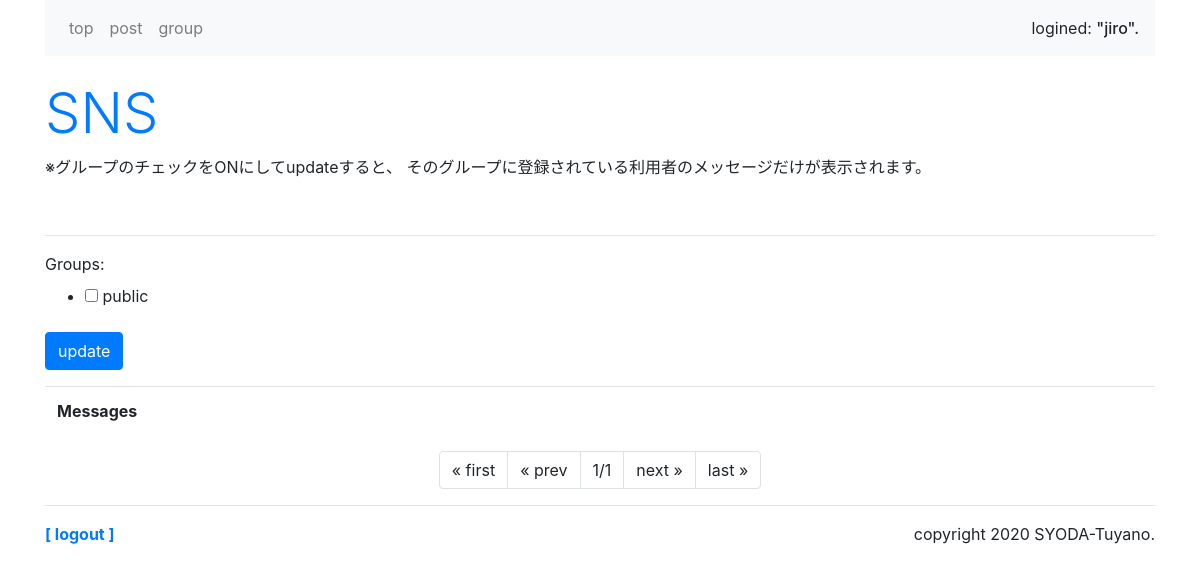
The page /sns/ (signed in) on the database as committed earlier.
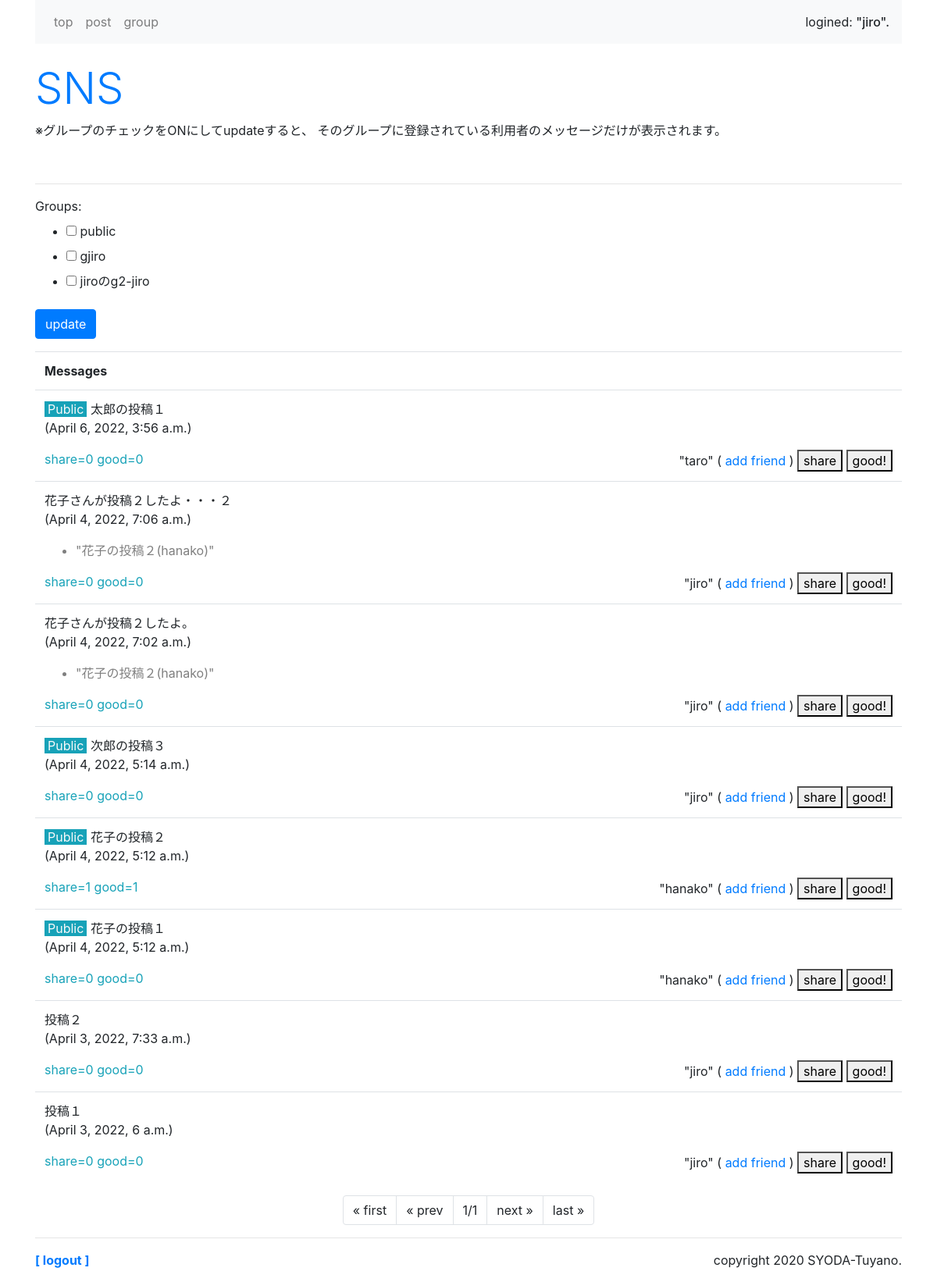
The same page on the database as committed later.
### sns/models.py (models this page shows)
class Message(models.Model):
    owner = models.ForeignKey(User, on_delete=models.CASCADE, \
        related_name='message_owner')
    group = models.ForeignKey('Group', on_delete=models.CASCADE)
    content = models.TextField(max_length=1000)
    share_id = models.IntegerField(default=-1)
    good_count = models.IntegerField(default=0)
    share_count = models.IntegerField(default=0)
    pub_date = models.DateTimeField(auto_now_add=True)
    def __str__(self):
        return str(self.content) + '(' + str(self.owner) + ')'
    def get_share(self):
        return Message.objects.get(id=self.share_id)
    class Meta:
        ordering = ('-pub_date',)

### sns/views.py (the view)
# urls.py: path('', views.index, name='index'),
@login_required(login_url='/admin/login')
def index(request, page=1):
    print('＊＊＊＊＊通過(index0)')  # デバグ用
    (public_user, public_group) = get_public()
    print('＊＊＊＊＊その時 request.method=',request.method)  # デバグ用
    if request.method == 'POST':
        print('＊＊＊＊＊通過(index1)')  # デバグ用
        checkform = GroupCheckForm(request.user, request.POST)
        glist = []
        for item in request.POST.getlist('groups'):
            glist.append(item)
        print('＊＊＊＊＊通過(index11)')  # デバグ用
        print('＊＊＊＊＊その時 glist=',glist)  # デバグ用
        messages = get_your_group_message(request.user, glist, page)
    else:
        print('＊＊＊＊＊通過(index20)')  # デバグ用
        print('＊＊＊＊＊その時 request.user=',request.user)  # デバグ用
        checkform = GroupCheckForm(request.user)
        gps = Group.objects.filter(owner=request.user)
        glist = [public_group.title]
        for item in gps:
            glist.append(item.title)
            print('＊＊＊＊＊通過(index21)')  # デバグ用
            print('＊＊＊＊＊その時 glist=',glist)  # デバグ用
        messages = get_your_group_message(request.user, glist, page)
    params = {
        'login_user':request.user,
        'contents':messages,
        'check_form':checkform,
    }
    print('＊＊＊＊＊通過(index9)')  # デバグ用
    return render(request, 'sns/index.html', params)

### sns/forms.py
class GroupCheckForm(forms.Form):
    def __init__(self, user, *args, **kwargs):
        super(GroupCheckForm, self).__init__(*args, **kwargs)
        print('＊＊＊＊＊通過(GroupCheckForm1)')  # デバグ用
        print('＊＊＊＊＊その時 user=',user)  # デバグ用
        public = User.objects.filter(username='public').first()
        self.fields['groups'] = forms.MultipleChoiceField(
            choices=[(item.title, item.title) for item in \
                Group.objects.filter(owner__in=[user, public])
            ],
            widget=forms.CheckboxSelectMultiple(),
        )

### sns/views.py (called while the page is built)
def get_your_group_message(owner, glist, page):
    page_num = 10 #ページあたりの表示数
    (public_user, public_group) = get_public()
    groups = Group.objects.filter(Q(owner=owner) \
        |Q(owner=public_user)).filter(title__in=glist)
    me_friends = Friend.objects.filter(group__in=groups)
    me_users = []
    for f in me_friends:
        me_users.append(f.user)
    his_groups = Group.objects.filter(owner__in=me_users)
    his_friends = Friend.objects.filter(user=owner) \
        .filter(group__in=his_groups)
    me_groups = []
    for hf in his_friends:
        me_groups.append(hf.group)
    messages = Message.objects.filter(Q(group__in=groups) \
        |Q(group__in=me_groups))
    page_item = Paginator(messages, page_num)
    return page_item.get_page(page)

def get_public():
    public_user = User.objects.filter(username='public').first()
    public_group = Group.objects.filter(owner=public_user).first()
    return (public_user, public_group)

### sns/templates/sns/index.html (shortened to what this page needs)
{% extends 'sns/layout.html' %}
{% block header %}
<br>
<h1 class="display-4 text-primary">SNS</h1>
<p>
    ※グループのチェックをONにしてupdateすると、
    そのグループに登録されている利用者のメッセージだけが表示されます。
</p>
{% endblock %}
{% block content %}
<br>
<hr>
<div>
    <form action="{% url 'index' %}" method="post" name="group-form">
        {{check_form}}
        <div>
            <button class="btn btn-primary">update</button>
        </div>
    </form>
</div>
<table class="table mt-3">
    <tr><th>Messages</th></tr>
{% for item in contents %}
    <tr><td>
    <p class="my-0">
        {% if item.group.title == 'public' %}
            <span class="bg-info text-light px-1">Public</span>
        {% endif %}
        {{item.content}}
    </p>
    <p class=""> ({{item.pub_date}})</p>
    {% if item.share_id > 0 %}
        <ul>
            <li class="text-black-50">"{{item.get_share}}"</li>
        </ul>
    {% endif %}
    <sapan class="float-left text-info">
        share={{item.share_count}} good={{item.good_count}}
    </sapan>
    <span class="float-right">
        "{{item.owner}}"
        (<a href="{% url 'add' %}?name={{item.owner}}">
            add friend
        </a>)
        <a href="{% url 'share' item.id %}">
            <button class="py-0">share</button>
        </a>
        <a href="{% url 'good' item.id %}">
            <button class="py-0">good!</button>
        </a>
    </span>
    </td></tr>
{% endfor %}
</table>
<ul class="pagination justify-content-center">
{% if contents.has_previous %}
    <li class="page-item">
        <a class="page-link" href="javascript:sendGroupForm(1);">
            &laquo; first
        </a>
    </li>
    <li class="page-item">
        <a class="page-link" href="javascript:sendGroupForm({{contents.previous_page_number}});">
            &laquo; prev
        </a>
    </li>
{% else %}
    <li class="page-item">
        <a class="page-link">&laquo; first</a>
    </li>
    <li class="page-item">
        <a class="page-link">&laquo; prev</a>
    </li>
{% endif %}
<li class="page-item">
    <a class="page-link">
    {{contents.number}}/{{contents.paginator.num_pages}}
    </a>
</li>
{% if intents.has_next %}
    <li class="page-item">
        <a class="page-link"
        href="javascript:sendGroupForm({{contens.next_page_number }});">
        next &raquo;
        </a>
    </li>
    <li class="page-item">
        <a class="page-link"
        href="javascript:sendGroupForm({{contents.paginator.num_pages}});">
        last &raquo;
        </a>
    </li>
{% else %}
    <li class="page-item">
        <a class="page-link">next &raquo;</a>
    </li>
    <li class="page-item">
        <a class="page-link">last &raquo;</a>
    </li>
{% endif %}
</ul>
{% endblock %}

### sns/templates/sns/layout.html (shortened to what this page needs)
{% load static %}
<!doctype html>
<html lang="ja">
<head>
    <link rel="stylesheet"
    href="https://stackpath.bootstrapcdn.com/bootstrap/4.3.1/css/bootstrap.min.css"
>
</head>
<body class="container">
    <nav class="navbar navbar-expand navbar-light bg-light">
    <ul class="navbar-nav mr-auto">
        <li class="nav-item">
            <a class="nav-link" href="{% url 'index' %}">top</a>
        </li>
        <li class="nav-item">
            <a class="nav-link" href="{% url 'post' %}">post</a>
        </li>
        <li class="nav-item">
            <a class="nav-link" href="{% url 'groups' %}">group</a>
        </li>
    </ul>
    <span>logined: <span class="h6">"{{login_user}}".</span> </span>
    </nav>
    <div>
        {% block header %}
        {% endblock %}
    </div>
    <div class="content">
        {% block content %}
        {% endblock %}
    </div>
    <hr>
    <div class="my-3">
        <span class="font-weight-bold">
            <a href="/admin/logout?next=/sns/">
                [ logout ]
            </a>
        </span>
        <span class="float-right">
            copyright 2020
            SYODA-Tuyano.
        </span>
    </div>
</body>
</html>

Rows that differ between the two databases and show on the page:
added Message: shows "Public", content "太郎の投稿１", pub_date "April 6, 2022, 3:56 a.m.", share_count "0", good_count "0", owner "taro"
added Message: content "花子さんが投稿２したよ・・・２", pub_date "April 4, 2022, 7:06 a.m.", get_share "花子の投稿２(hanako)", share_count "0", good_count "0", owner "jiro"
added Message: content "花子さんが投稿２したよ。", pub_date "April 4, 2022, 7:02 a.m.", get_share "花子の投稿２(hanako)", share_count "0", good_count "0", owner "jiro"
added Message: shows "Public", content "次郎の投稿３", pub_date "April 4, 2022, 5:14 a.m.", share_count "0", good_count "0", owner "jiro"
added Message: shows "Public", content "花子の投稿２", pub_date "April 4, 2022, 5:12 a.m.", share_count "1", good_count "1", owner "hanako"
added Message: shows "Public", content "花子の投稿１", pub_date "April 4, 2022, 5:12 a.m.", share_count "0", good_count "0", owner "hanako"
added Message: content "投稿２", pub_date "April 3, 2022, 7:33 a.m.", share_count "0", good_count "0", owner "jiro"
added Message: content "投稿１", pub_date "April 3, 2022, 6 a.m.", share_count "0", good_count "0", owner "jiro"
Other text that changed with them:
form field groups: "☐" → "☐ ☐ ☐"
text no longer shown: "Groups: public"
text now shown: "Groups: public gjiro jiroのg2-jiro"
